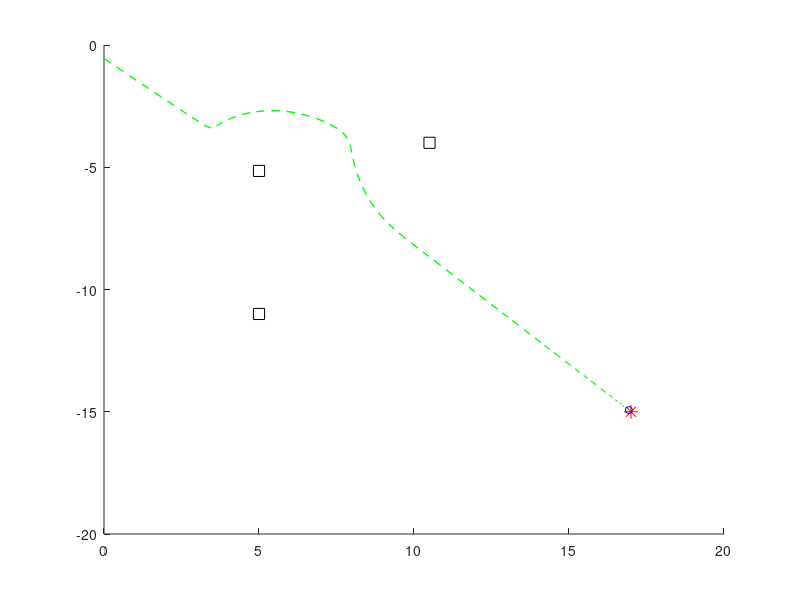

Write the MATLAB code that produced this figure.
clear;clc
    % 参数设置
    start = [-2.3, 1.4];   % 创建机器人起始位置
    goal = [17, -15];        % 目标位置
    k_att = 0.1;              % 引力增益参数
    k_rep = 50;             % 斥力增益参数
    d_safe = 4;             % 安全距离        
    
    
    % 创建障碍物
    %obstacles = [5,11.5;12.3,12;13,6.8];
    obstacles = [5,-5.15;5,-11;10.5,-4];
    
    % 创建机器人起始位置
    robot = start;
    
    % 迭代次数和步长
    maxIterations = 1000;
    stepSize = 0.2;
    
    % 轨迹记录器
    trajectory = robot;
    
    % 迭代更新机器人位置
    for i = 1:maxIterations
        % 计算机器人受到的引力
        attForce = k_att * (goal - robot);
        
        % 计算机器人受到的斥力
        repForce = [0, 0];
        for j = 1:size(obstacles, 1)
            obstacle = obstacles(j, :);
            dist = norm(robot - obstacle);
            if dist < d_safe
                repForce = repForce + k_rep * (1 / dist - 1 / d_safe) * (robot - obstacle) / dist^3;
            end
        end
        
        % 更新机器人位置
        robot = robot + stepSize * (attForce + repForce);
        
        % 记录轨迹
        trajectory = [trajectory; robot];
        
        % 绘制机器人和障碍物
        clf;
        hold on;
        plot(start(1),start(2), 'b*', 'MarkerSize', 10);
        plot(goal(1), goal(2), 'r*', 'MarkerSize', 10);
        plot(robot(1), robot(2), 'bo', 'MarkerSize', 5);
        plot(obstacles(:, 1), obstacles(:, 2), 'ks', 'MarkerSize', 8);
        plot(trajectory(:, 1), trajectory(:, 2), 'g--', 'LineWidth', 1);
        xlim([0, 20]);
        ylim([-20, 0]);
        drawnow;
        
        % 判断是否到达目标位置
        if norm(robot - goal) < 0.1
            disp('目标达到！');
            break;
        end
    end
